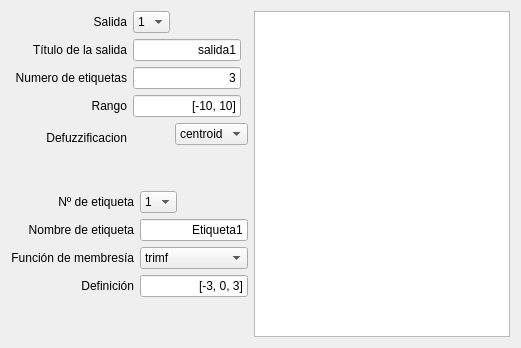
            <widget class="QWidget" name="salidasTab">
             <attribute name="title">
              <string>Salidas</string>
             </attribute>
             <layout class="QGridLayout" name="gridLayout_20">
              <item row="2" column="0">
               <layout class="QHBoxLayout" name="horizontalLayout_11">
                <item>
                 <layout class="QVBoxLayout" name="verticalLayout_14">
                  <item>
                   <widget class="QLabel" name="label_15">
                    <property name="sizePolicy">
                     <sizepolicy hsizetype="Preferred" vsizetype="Preferred">
                      <horstretch>0</horstretch>
                      <verstretch>0</verstretch>
                     </sizepolicy>
                    </property>
                    <property name="text">
                     <string>Nº de etiqueta</string>
                    </property>
                    <property name="alignment">
                     <set>Qt::AlignRight|Qt::AlignTrailing|Qt::AlignVCenter</set>
                    </property>
                   </widget>
                  </item>
                  <item>
                   <widget class="QLabel" name="label_16">
                    <property name="sizePolicy">
                     <sizepolicy hsizetype="Preferred" vsizetype="Preferred">
                      <horstretch>0</horstretch>
                      <verstretch>0</verstretch>
                     </sizepolicy>
                    </property>
                    <property name="text">
                     <string>Nombre de etiqueta</string>
                    </property>
                    <property name="alignment">
                     <set>Qt::AlignRight|Qt::AlignTrailing|Qt::AlignVCenter</set>
                    </property>
                   </widget>
                  </item>
                  <item>
                   <widget class="QLabel" name="label_17">
                    <property name="sizePolicy">
                     <sizepolicy hsizetype="Preferred" vsizetype="Preferred">
                      <horstretch>0</horstretch>
                      <verstretch>0</verstretch>
                     </sizepolicy>
                    </property>
                    <property name="text">
                     <string>Función de membresía</string>
                    </property>
                    <property name="alignment">
                     <set>Qt::AlignRight|Qt::AlignTrailing|Qt::AlignVCenter</set>
                    </property>
                   </widget>
                  </item>
                  <item>
                   <widget class="QLabel" name="label_18">
                    <property name="sizePolicy">
                     <sizepolicy hsizetype="Preferred" vsizetype="Preferred">
                      <horstretch>0</horstretch>
                      <verstretch>0</verstretch>
                     </sizepolicy>
                    </property>
                    <property name="text">
                     <string>Definición</string>
                    </property>
                    <property name="alignment">
                     <set>Qt::AlignRight|Qt::AlignTrailing|Qt::AlignVCenter</set>
                    </property>
                   </widget>
                  </item>
                 </layout>
                </item>
                <item>
                 <layout class="QVBoxLayout" name="verticalLayout_15">
                  <item>
                   <widget class="QComboBox" name="etiquetaNumOut">
                    <property name="sizePolicy">
                     <sizepolicy hsizetype="Fixed" vsizetype="Fixed">
                      <horstretch>0</horstretch>
                      <verstretch>0</verstretch>
                     </sizepolicy>
                    </property>
                    <property name="currentText">
                     <string notr="true">1</string>
                    </property>
                    <property name="currentIndex">
                     <number>0</number>
                    </property>
                    <property name="maxVisibleItems">
                     <number>50</number>
                    </property>
                    <property name="frame">
                     <bool>true</bool>
                    </property>
                    <item>
                     <property name="text">
                      <string>1</string>
                     </property>
                    </item>
                   </widget>
                  </item>
                  <item>
                   <widget class="QLineEdit" name="etiquetaNombreOut">
                    <property name="sizePolicy">
                     <sizepolicy hsizetype="Preferred" vsizetype="Fixed">
                      <horstretch>0</horstretch>
                      <verstretch>0</verstretch>
                     </sizepolicy>
                    </property>
                    <property name="text">
                     <string>Etiqueta1</string>
                    </property>
                    <property name="alignment">
                     <set>Qt::AlignRight|Qt::AlignTrailing|Qt::AlignVCenter</set>
                    </property>
                    <property name="placeholderText">
                     <string>Nombre de la etiqueta</string>
                    </property>
                   </widget>
                  </item>
                  <item>
                   <widget class="QComboBox" name="etiquetaMfOut">
                    <property name="sizePolicy">
                     <sizepolicy hsizetype="Preferred" vsizetype="Fixed">
                      <horstretch>0</horstretch>
                      <verstretch>0</verstretch>
                     </sizepolicy>
                    </property>
                    <property name="maxVisibleItems">
                     <number>12</number>
                    </property>
                    <property name="sizeAdjustPolicy">
                     <enum>QComboBox::AdjustToContentsOnFirstShow</enum>
                    </property>
                    <property name="frame">
                     <bool>true</bool>
                    </property>
                    <item>
                     <property name="text">
                      <string>trimf</string>
                     </property>
                    </item>
                    <item>
                     <property name="text">
                      <string>trapmf</string>
                     </property>
                    </item>
                    <item>
                     <property name="text">
                      <string>gaussmf</string>
                     </property>
                    </item>
                    <item>
                     <property name="text">
                      <string>gauss2mf</string>
                     </property>
                    </item>
                    <item>
                     <property name="text">
                      <string>smf</string>
                     </property>
                    </item>
                    <item>
                     <property name="text">
                      <string>zmf</string>
                     </property>
                    </item>
                    <item>
                     <property name="text">
                      <string>sigmf</string>
                     </property>
                    </item>
                    <item>
                     <property name="text">
                      <string>dsigmf</string>
                     </property>
                    </item>
                    <item>
                     <property name="text">
                      <string>psigmf</string>
                     </property>
                    </item>
                    <item>
                     <property name="text">
                      <string>pimf</string>
                     </property>
                    </item>
                    <item>
                     <property name="text">
                      <string>gbellmf</string>
                     </property>
                    </item>
                   </widget>
                  </item>
                  <item>
                   <widget class="QLineEdit" name="etiquetaDefinicionOut">
                    <property name="sizePolicy">
                     <sizepolicy hsizetype="Preferred" vsizetype="Fixed">
                      <horstretch>0</horstretch>
                      <verstretch>0</verstretch>
                     </sizepolicy>
                    </property>
                    <property name="text">
                     <string>[-3, 0, 3]</string>
                    </property>
                    <property name="alignment">
                     <set>Qt::AlignRight|Qt::AlignTrailing|Qt::AlignVCenter</set>
                    </property>
                    <property name="placeholderText">
                     <string>vector de la mf</string>
                    </property>
                   </widget>
                  </item>
                 </layout>
                </item>
               </layout>
              </item>
              <item row="0" column="0">
               <layout class="QHBoxLayout" name="horizontalLayout_10">
                <property name="sizeConstraint">
                 <enum>QLayout::SetFixedSize</enum>
                </property>
                <item>
                 <layout class="QVBoxLayout" name="verticalLayout_12">
                  <property name="sizeConstraint">
                   <enum>QLayout::SetDefaultConstraint</enum>
                  </property>
                  <item>
                   <widget class="QLabel" name="label_11">
                    <property name="sizePolicy">
                     <sizepolicy hsizetype="Preferred" vsizetype="Preferred">
                      <horstretch>0</horstretch>
                      <verstretch>0</verstretch>
                     </sizepolicy>
                    </property>
                    <property name="text">
                     <string>Salida</string>
                    </property>
                    <property name="alignment">
                     <set>Qt::AlignRight|Qt::AlignTrailing|Qt::AlignVCenter</set>
                    </property>
                   </widget>
                  </item>
                  <item>
                   <widget class="QLabel" name="label_12">
                    <property name="sizePolicy">
                     <sizepolicy hsizetype="Preferred" vsizetype="Preferred">
                      <horstretch>0</horstretch>
                      <verstretch>0</verstretch>
                     </sizepolicy>
                    </property>
                    <property name="text">
                     <string>Título de la salida</string>
                    </property>
                    <property name="alignment">
                     <set>Qt::AlignRight|Qt::AlignTrailing|Qt::AlignVCenter</set>
                    </property>
                   </widget>
                  </item>
                  <item>
                   <widget class="QLabel" name="label_13">
                    <property name="sizePolicy">
                     <sizepolicy hsizetype="Minimum" vsizetype="Preferred">
                      <horstretch>0</horstretch>
                      <verstretch>0</verstretch>
                     </sizepolicy>
                    </property>
                    <property name="text">
                     <string>Numero de etiquetas</string>
                    </property>
                    <property name="alignment">
                     <set>Qt::AlignRight|Qt::AlignTrailing|Qt::AlignVCenter</set>
                    </property>
                   </widget>
                  </item>
                  <item>
                   <widget class="QLabel" name="label_14">
                    <property name="sizePolicy">
                     <sizepolicy hsizetype="Preferred" vsizetype="Preferred">
                      <horstretch>0</horstretch>
                      <verstretch>0</verstretch>
                     </sizepolicy>
                    </property>
                    <property name="text">
                     <string>Rango</string>
                    </property>
                    <property name="alignment">
                     <set>Qt::AlignRight|Qt::AlignTrailing|Qt::AlignVCenter</set>
                    </property>
                   </widget>
                  </item>
                  <item>
                   <widget class="QLabel" name="label_19">
                    <property name="sizePolicy">
                     <sizepolicy hsizetype="Preferred" vsizetype="Preferred">
                      <horstretch>0</horstretch>
                      <verstretch>0</verstretch>
                     </sizepolicy>
                    </property>
                    <property name="text">
                     <string>Defuzzificacion</string>
                    </property>
                    <property name="alignment">
                     <set>Qt::AlignBottom|Qt::AlignRight|Qt::AlignTrailing</set>
                    </property>
                   </widget>
                  </item>
                 </layout>
                </item>
                <item>
                 <layout class="QVBoxLayout" name="verticalLayout_13">
                  <property name="sizeConstraint">
                   <enum>QLayout::SetFixedSize</enum>
                  </property>
                  <item>
                   <widget class="QComboBox" name="outputNumber">
                    <property name="sizePolicy">
                     <sizepolicy hsizetype="Fixed" vsizetype="Fixed">
                      <horstretch>0</horstretch>
                      <verstretch>0</verstretch>
                     </sizepolicy>
                    </property>
                    <property name="maxVisibleItems">
                     <number>50</number>
                    </property>
                    <item>
                     <property name="text">
                      <string>1</string>
                     </property>
                    </item>
                   </widget>
                  </item>
                  <item>
                   <widget class="QLineEdit" name="outputNombre">
                    <property name="sizePolicy">
                     <sizepolicy hsizetype="Fixed" vsizetype="Fixed">
                      <horstretch>0</horstretch>
                      <verstretch>0</verstretch>
                     </sizepolicy>
                    </property>
                    <property name="text">
                     <string>salida1</string>
                    </property>
                    <property name="alignment">
                     <set>Qt::AlignRight|Qt::AlignTrailing|Qt::AlignVCenter</set>
                    </property>
                    <property name="placeholderText">
                     <string>Titulo de la entrada</string>
                    </property>
                   </widget>
                  </item>
                  <item>
                   <widget class="QLineEdit" name="outputEtiquetasNum">
                    <property name="sizePolicy">
                     <sizepolicy hsizetype="Fixed" vsizetype="Fixed">
                      <horstretch>0</horstretch>
                      <verstretch>0</verstretch>
                     </sizepolicy>
                    </property>
                    <property name="text">
                     <string>3</string>
                    </property>
                    <property name="alignment">
                     <set>Qt::AlignRight|Qt::AlignTrailing|Qt::AlignVCenter</set>
                    </property>
                    <property name="placeholderText">
                     <string>Numero de etiquetas</string>
                    </property>
                   </widget>
                  </item>
                  <item>
                   <widget class="QLineEdit" name="outputRange">
                    <property name="sizePolicy">
                     <sizepolicy hsizetype="Fixed" vsizetype="Fixed">
                      <horstretch>0</horstretch>
                      <verstretch>0</verstretch>
                     </sizepolicy>
                    </property>
                    <property name="text">
                     <string>[-10, 10]</string>
                    </property>
                    <property name="alignment">
                     <set>Qt::AlignRight|Qt::AlignTrailing|Qt::AlignVCenter</set>
                    </property>
                    <property name="placeholderText">
                     <string>rango entre corchetes</string>
                    </property>
                   </widget>
                  </item>
                  <item alignment="Qt::AlignRight">
                   <widget class="QComboBox" name="defuzzMethodOut">
                    <property name="sizePolicy">
                     <sizepolicy hsizetype="Fixed" vsizetype="Fixed">
                      <horstretch>0</horstretch>
                      <verstretch>0</verstretch>
                     </sizepolicy>
                    </property>
                    <item>
                     <property name="text">
                      <string>centroid</string>
                     </property>
                    </item>
                    <item>
                     <property name="text">
                      <string>bisector</string>
                     </property>
                    </item>
                    <item>
                     <property name="text">
                      <string>mom</string>
                     </property>
                    </item>
                    <item>
                     <property name="text">
                      <string>som</string>
                     </property>
                    </item>
                    <item>
                     <property name="text">
                      <string>lom</string>
                     </property>
                    </item>
                   </widget>
                  </item>
                 </layout>
                </item>
               </layout>
              </item>
              <item row="3" column="0">
               <spacer name="verticalSpacer_4">
                <property name="orientation">
                 <enum>Qt::Vertical</enum>
                </property>
                <property name="sizeHint" stdset="0">
                 <size>
                  <width>20</width>
                  <height>40</height>
                 </size>
                </property>
               </spacer>
              </item>
              <item row="0" column="1" rowspan="4">
               <widget class="MlpWidget" name="outputgraphicsView"/>
              </item>
              <item row="1" column="0">
               <spacer name="verticalSpacer_7">
                <property name="orientation">
                 <enum>Qt::Vertical</enum>
                </property>
                <property name="sizeType">
                 <enum>QSizePolicy::Fixed</enum>
                </property>
                <property name="sizeHint" stdset="0">
                 <size>
                  <width>20</width>
                  <height>40</height>
                 </size>
                </property>
               </spacer>
              </item>
             </layout>
            </widget>
